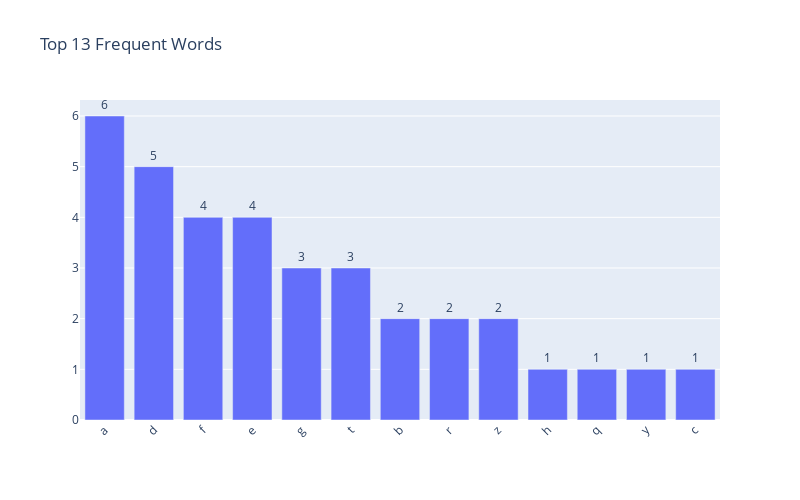

The cell this chart's notebook holds for it:
### Code cell
ploting_most_frequent_woords_bar(counting_tokens(tokenizing_regex(example_text)))

### Figure 1 — Plotly figure (JSON) as saved in the notebook; plotly's stock layout.template omitted (floating-point values rounded to 4 significant figures)
{"data": [{"text": ["6", "5", "4", "4", "3", "3", "2", "2", "2", "1", "1", "1", "1"], "textposition": "outside", "type": "bar", "x": ["a", "d", "f", "e", "g", "t", "b", "r", "z", "h", "q", "y", "c"], "y": [6, 5, 4, 4, 3, 3, 2, 2, 2, 1, 1, 1, 1]}], "layout": {"autosize": false, "height": 500, "title": {"text": "Top 13 Frequent Words"}, "width": 800, "xaxis": {"tickangle": -45}}}
